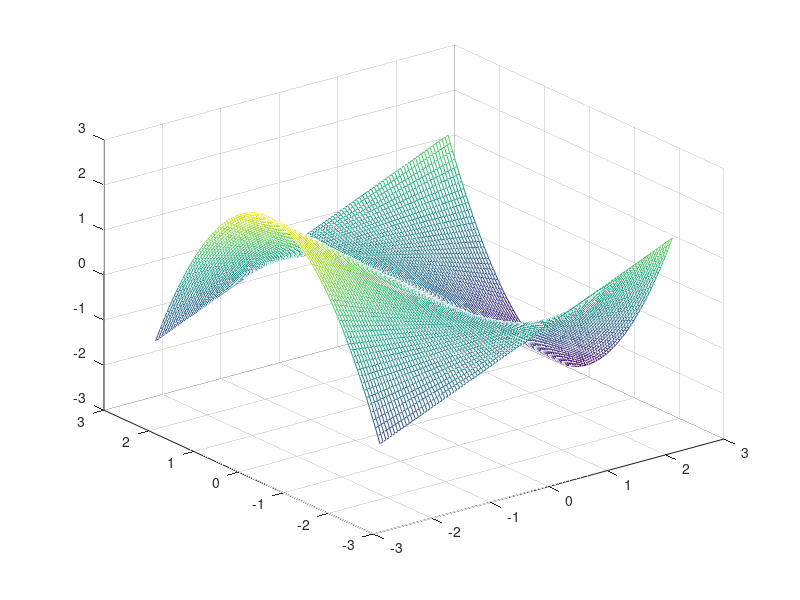
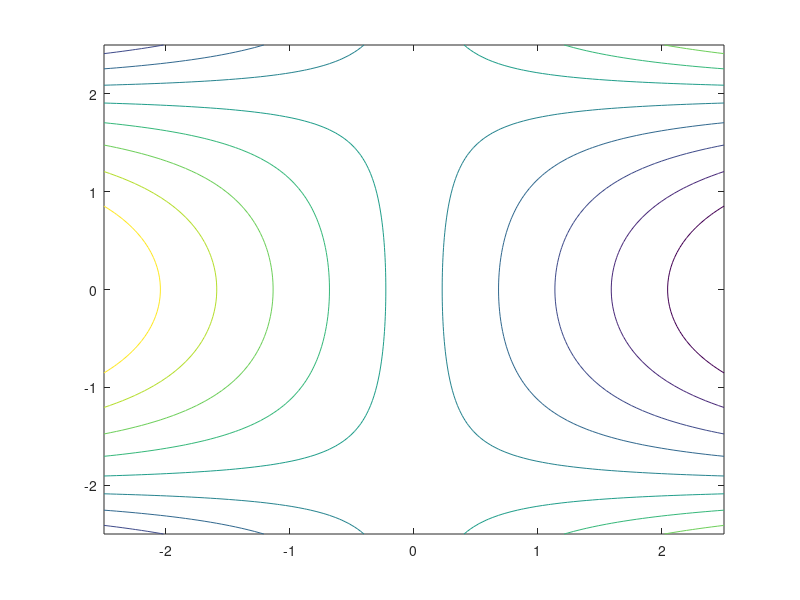

Recreate these plots in MATLAB, in order. (Note: this script raises an error after producing the figures.)
% [xopt,fopt]=fminbnd(f,a,b)
% 
% f=@(x) sqrt(x)-2*sin(x);
% [xopt,fopt]=fminbnd(f,0,pi)
% 
% [xopt,fopt]=fminsearch(f,x0)
% [xopt,fopt]=fminunc(f,x0)
% 
% %xopt: hely
% %fopt: érték
% 
% f=@(x) sqrt(x)-2*sin(x);
% [xopt,fopt]=fminsearch(f,0.5)
% 
% [xopt,fopt]=fminunc(f,0.5)

%1.feladat
%a
% f = @(x) x.^2.*cos(3*x)
% [xopt, fopt] = fminbnd(f,0,6)
% x = linspace(0,6);
% p =plot(x,f(x))
% ax = gca;
% ax.XAxisLocation ='origin';
% [xopt, fopt] = fminsearch(f,5)
% hold on; plot(xopt, fopt,"*")
% [xopt, fopt] = fminsearch(f,1)
% hold on; plot(xopt, fopt,"*")
% [xopt, fopt] = fminsearch(f,3)
% hold on; plot(xopt, fopt,"*")
% 
% %3.feladat
% 
% f = @(x) (20-x)*100000 + sqrt(100+x.^2)*250000;
% x = linspace(0,20);
% figure; plot(x, f(x));
% [xopt, fopt] = fminbnd(f,0,20)
% hold on; plot(xopt, fopt, "*");
% %megoldás: fopt az ára

%többváltozós függvénye4k minimalizálása
% x = linspace(-2,2);
% y = linspace(-2,2);
% [x,y] = meshgrid(x,y);
% z = x.^3+y.^3-3*x-3*y;
% figure; mesh(x,y,z);
% axis equal;

%f = @(x,y) x.^3+x.^3+y.^3-3*x-3*y;
%figure; fcontour(f,[-2,2]);
%axis equal;




% %a szintvonalak
% xx=linspace(-2,2); yy=xx;
% [X,Y]=meshgrid(xx,yy);
% Z=X.^3+Y.^3-3*X-3*Y;
% figure; contour(X,Y,Z)
% axis equal
% %a gradiensmezo
% xx=linspace(-2,2,17); yy=xx;
% [X,Y]=meshgrid(xx,yy);
% dX=3*X.^2-3;
% dY=3*Y.^2-3;
% hold on; quiver(X,Y,dX,dY)

% %a szintvonalak
% xx=linspace(-2,2); yy=xx;
% [X,Y]=meshgrid(xx,yy);
% Z=X.^3+Y.^3-3*X-3*Y;
% figure; contour(X,Y,Z)
% axis equal
% %a gradiensmezo
% xx=linspace(-2,2,17); yy=xx;
% [X,Y]=meshgrid(xx,yy);
% Z=X.^3+Y.^3-3*X-3*Y;
% [dX,dY]=gradient(Z);
% hold on; quiver(X,Y,dX,dY)

% %negatív a szintvonalak
% xx=linspace(-2,2); yy=xx;
% [X,Y]=meshgrid(xx,yy);
% Z=X.^3+Y.^3-3*X-3*Y;
% figure; contour(X,Y,Z)
% axis equal
% %negatív a gradiensmezo
% xx=linspace(-2,2,17); yy=xx;
% [X,Y]=meshgrid(xx,yy);
% Z=X.^3+Y.^3-3*X-3*Y;
% [dX,dY]=gradient(Z);
% hold on; quiver(X,Y,-dX,-dY)

% %fminsearch függvénnyel:
% f=@(x) x(1)^3+x(2)^3-3*x(1)-3*x(2);
% [xopt,fopt]=fminsearch(f,[0.5,0.5])


% %Az fminunc f¨uggv´ennyel:
% f=@(x) x(1)^3+x(2)^3-3*x(1)-3*x(2);
% [xopt,fopt]=fminunc(f,[0.5,0.5])
% %Az fminunc f¨uggv´ennyel:
% f=@(x) x(1)^3+x(2)^3-3*x(1)-3*x(2);
% [xopt,fopt]=fminunc(f,[-0.5,0])

%7.feladat
x = linspace(-2.5, 2.5);
y = linspace(-2.5, 2.5);
[x,y] = meshgrid(x,y);
z = (1/6)*x^3-x+(1/4)*x.*y.^2;
figure; mesh(x,y,z);

figure; contour(x,y,z)

xx = linspace(-2.5, 2.5, 17);
yy = xx;
[X,Y] = meshgrid(xx,yy);
Z = f(X,Y);
[dX,dY] = gradient(Z);
hold on; quiver(X,Y, -dX, -dY);







